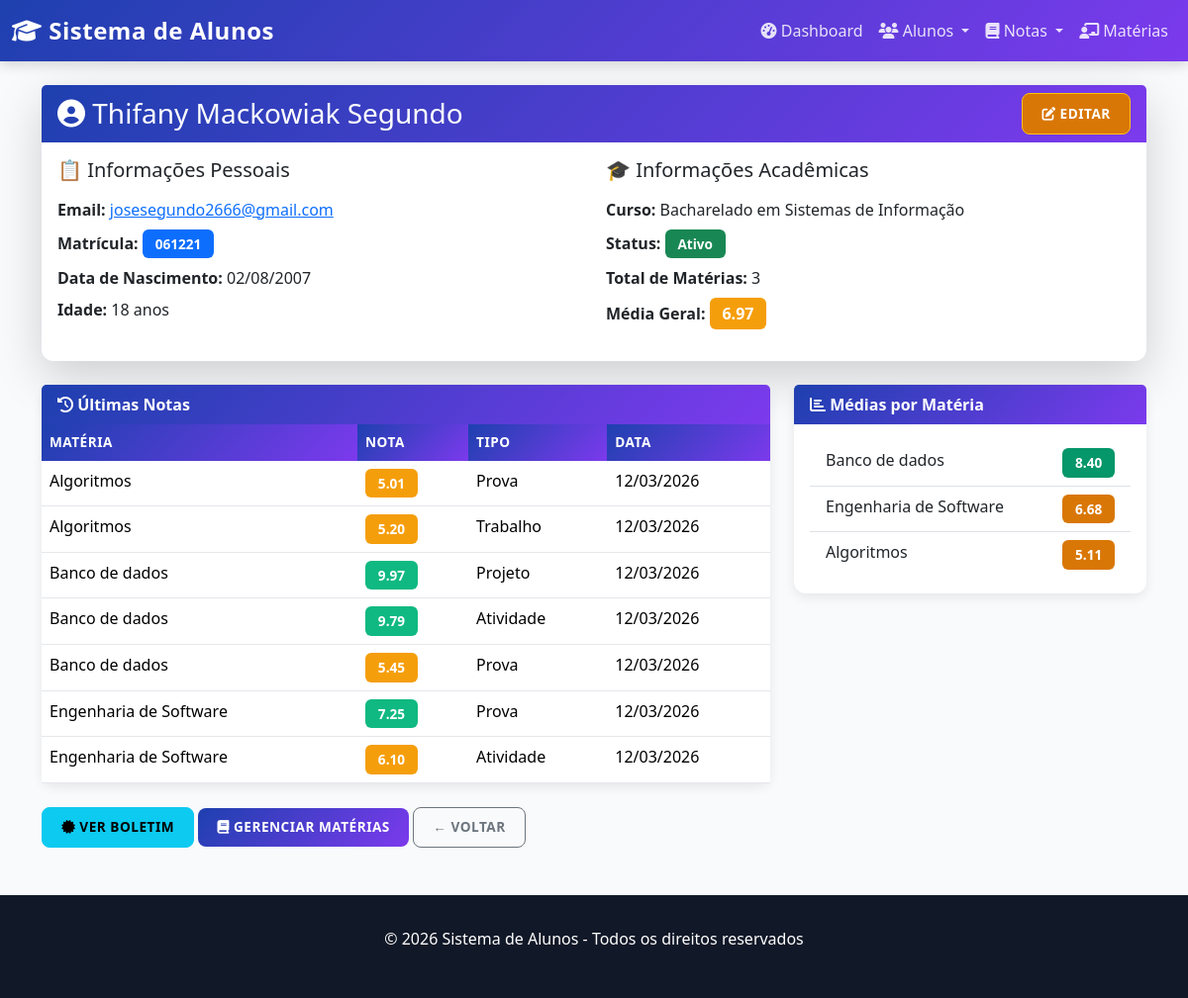
The page /alunos/2/perfil/ on the database as committed earlier.
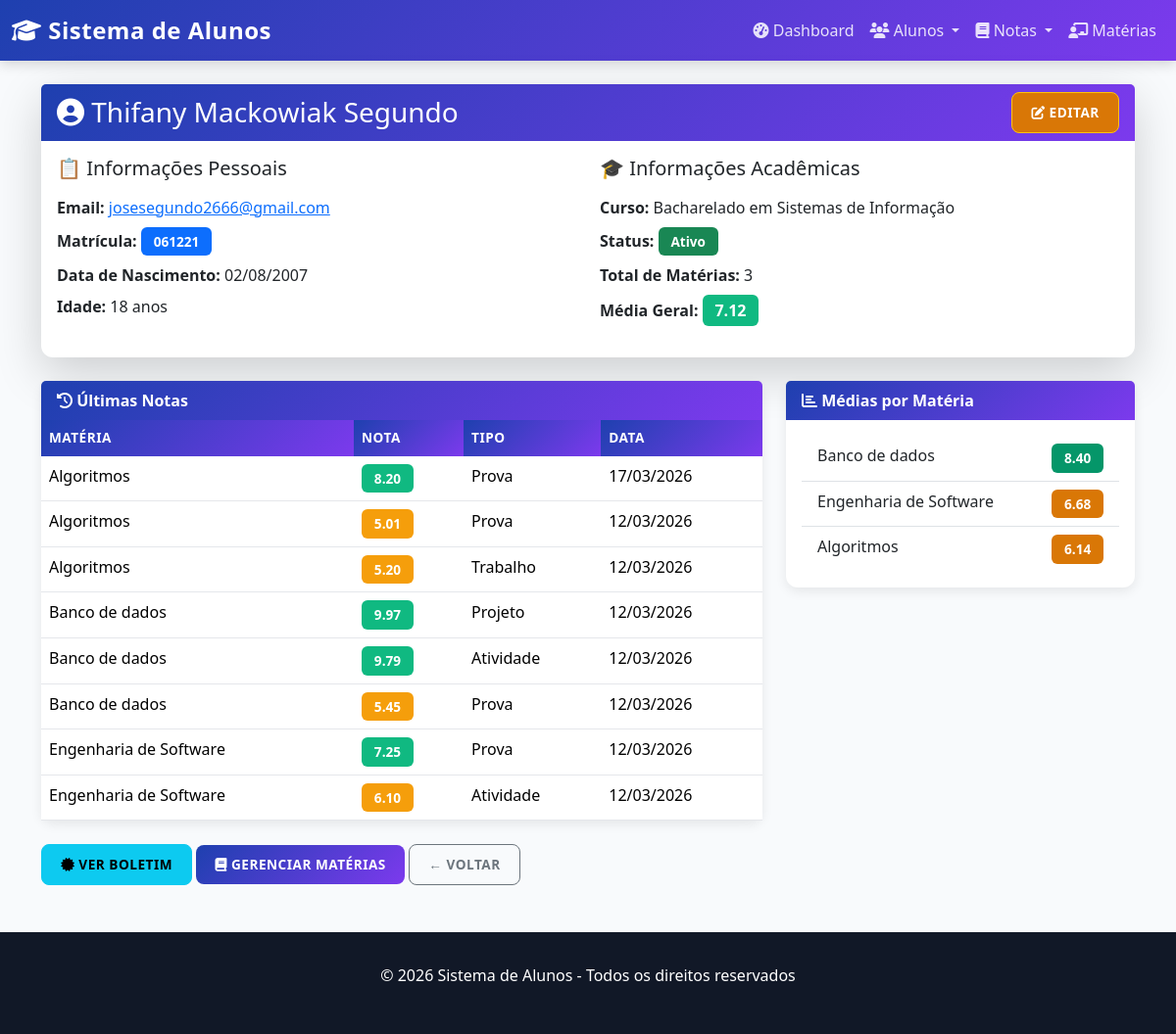
The same page on the database as committed later.
### alunos/models.py (models this page shows, shortened)
class Nota(models.Model):
    aluno = models.ForeignKey(Aluno, on_delete=models.CASCADE, related_name='notas')
    materia = models.ForeignKey(Materia, on_delete=models.CASCADE, related_name='notas')
    valor = models.DecimalField(
        max_digits=4,
        decimal_places=2,
        validators=[MinValueValidator(0), MaxValueValidator(10)],
        help_text="Nota de 0.00 a 10.00"
    )
    data_avaliacao = models.DateField(auto_now_add=True)
    tipo_avaliacao = models.CharField(
        max_length=20,
        choices=[
            ('PROVA', 'Prova'),
            ('TRABALHO', 'Trabalho'),
            ('ATIVIDADE', 'Atividade'),
            ('EXERCICIO', 'Exercício'),
            ('PROJETO', 'Projeto'),
        ],
        default='PROVA'
    )
    observacao = models.TextField(blank=True, null=True)
    class Meta:
        verbose_name = 'Nota'
        verbose_name_plural = 'Notas'
        unique_together = ['aluno', 'materia', 'data_avaliacao', 'tipo_avaliacao']
        ordering = ['-data_avaliacao']

class Materia(models.Model):
    nome_materia = models.CharField(max_length=100)
    curso = models.ForeignKey(Curso, on_delete=models.CASCADE, related_name='materias')
    professor = models.CharField(max_length=100)
    carga_horaria = models.PositiveIntegerField(default=60, help_text="Carga horária em horas")
    ativo = models.BooleanField(default=True)
    class Meta:
        verbose_name = 'Matéria'
        verbose_name_plural = 'Matérias'
        unique_together = ['nome_materia', 'curso']

### alunos/views.py (the view)
# urls.py: path('alunos/<int:id>/perfil/', views.perfil_aluno, name='perfil_aluno'),
def perfil_aluno(request, id):
    aluno = get_object_or_404(Aluno, id=id)
    media_geral = Nota.objects.filter(aluno=aluno).aggregate(media=Avg('valor'))['media']
    notas_por_materia = []
    for materia in aluno.materias.all():
        notas = Nota.objects.filter(aluno=aluno, materia=materia)
        if notas.exists():
            media = notas.aggregate(media=Avg('valor'))['media']
            notas_por_materia.append({
                'materia': materia,
                'media': media,
                'total_avaliacoes': notas.count()
            })
    notas_por_materia = sorted(notas_por_materia, key=lambda x: x['media'] if x['media'] else 0, reverse=True)
    ultimas_notas = Nota.objects.filter(aluno=aluno).order_by('-data_avaliacao')[:10]
    contexto = {
        'aluno': aluno,
        'media_geral': media_geral,
        'notas_por_materia': notas_por_materia,
        'ultimas_notas': ultimas_notas,
    }
    return render(request, 'alunos/perfil_aluno.html', contexto)

### alunos/models.py (called while the page is built)
    def idade(self):
        from datetime import date
        hoje = date.today()
        return hoje.year - self.data_nascimento.year - ((hoje.month, hoje.day) < (self.data_nascimento.month, self.data_nascimento.day))

### alunos/templates/alunos/perfil_aluno.html (shortened to what the changed rows need)
{% extends 'base.html' %}
{% block content %}
<div class="mb-5">
    <div class="card shadow-lg mb-4">
        <div class="card-body">
            <div class="row">
                <div class="col-md-6">
                    <ul class="list-unstyled">
                        {% if media_geral %}
                        <li class="mb-2">
                            <strong>Média Geral:</strong>
                            <span class="badge fs-6" style="background-color: {% if media_geral >= 7 %}#10b981{% elif media_geral >= 5 %}#f59e0b{% else %}#ef4444{% endif %};">
                                {{ media_geral|floatformat:2 }}
                            </span>
                        </li>
                        {% endif %}
                    </ul>
                </div>
            </div>
        </div>
    </div>
    <div class="row">
        <div class="col-lg-8">
            <div class="card">
                <div class="card-body p-0">
                    {% if ultimas_notas %}
                        <div class="table-responsive">
                            <table class="table table-hover mb-0">
                                <thead>
                                    <tr>
                                        <th>Matéria</th>
                                        <th>Nota</th>
                                        <th>Tipo</th>
                                        <th>Data</th>
                                    </tr>
                                </thead>
                                <tbody>
                                    {% for nota in ultimas_notas %}
                                    <tr>
                                        <td>{{ nota.materia.nome_materia }}</td>
                                        <td>
                                            <span class="badge" style="background-color: {% if nota.valor >= 7 %}#10b981{% elif nota.valor >= 5 %}#f59e0b{% else %}#ef4444{% endif %};">
                                                {{ nota.valor }}
                                            </span>
                                        </td>
                                        <td>{{ nota.get_tipo_avaliacao_display }}</td>
                                        <td>{{ nota.data_avaliacao|date:"d/m/Y" }}</td>
                                    </tr>
                                    {% endfor %}
                                </tbody>
                            </table>
                        </div>
                    {% else %}
                        <div class="p-4 text-center text-muted">
                            Nenhuma nota lançada ainda.
                        </div>
                    {% endif %}
                </div>
            </div>
        </div>
        <div class="col-lg-4">
            <div class="card">
                <div class="card-body">
                    {% if notas_por_materia %}
                        <div class="list-group list-group-flush">
                            {% for item in notas_por_materia %}
                            <div class="list-group-item">
                                <div class="d-flex justify-content-between">
                                    <span>{{ item.materia.nome_materia|truncatewords:3 }}</span>
                                    <span class="badge badge-grade {% if item.media >= 7 %}badge-success{% elif item.media >= 5 %}badge-warning{% else %}badge-danger{% endif %}">
                                        {{ item.media|floatformat:2 }}
                                    </span>
                                </div>
                            </div>
                            {% endfor %}
                        </div>
                    {% else %}
                        <p class="text-center text-muted">Sem notas para calcular.</p>
                    {% endif %}
                </div>
            </div>
        </div>
    </div>
</div>
{% endblock %}

Rows that differ between the two databases and show on the page:
added Nota: materia.nome_materia "Algoritmos", valor "8.20", tipo_avaliacao "Prova", data_avaliacao "17/03/2026"
computed for Materia "Algoritmos": media "5.11" → "6.14"
Other text that changed with them:
{{ media_geral|floatformat:2 }}: "6.97" → "7.12"
